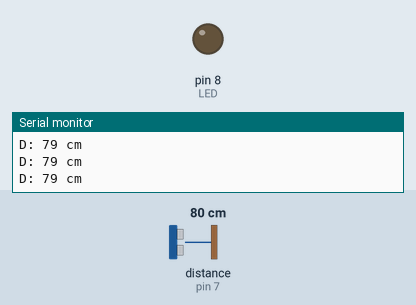
Bench run of a sketch on a simulated Arduino Uno, built with avr-gcc and run on an emulated ATmega328P. On the bench: output pins drawn as LEDs (lit = HIGH), the last lines printed to the serial monitor. Wiring (inferred from the names in the program): ultrasonic range finder: trigger pin 6; echo pin 7. Inputs (shaded band) come from the test bench; at power-on: distance to the obstacle (sensor on pin 7) 80 cm. The echo pulse lasts 58.3 µs per cm; pins used as bus, display or sensor lines are not drawn.

Above: at 1.2 s.
1.3 s: distance to the obstacle (sensor on pin 7) set to 17 cm
2.8 s: distance to the obstacle (sensor on pin 7) set to 13 cm
At 3.7 s:
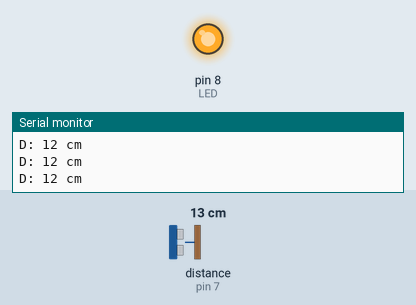
4.3 s: distance to the obstacle (sensor on pin 7) set to 18 cm
At 5.5 s:
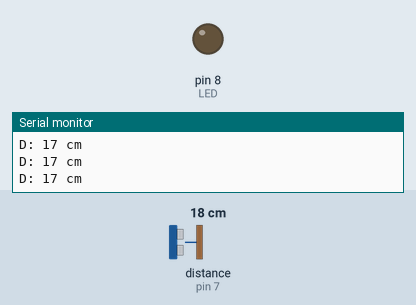
5.8 s: distance to the obstacle (sensor on pin 7) set to 2 cm
At 6.4 s:
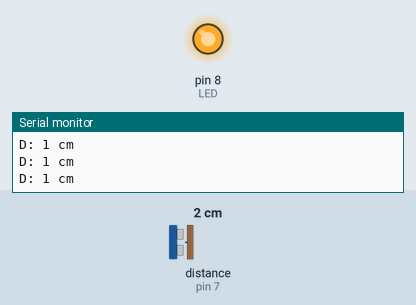
Timing chart, 0 to 8.3 s (numbered marks = the images above; inputs shaded):
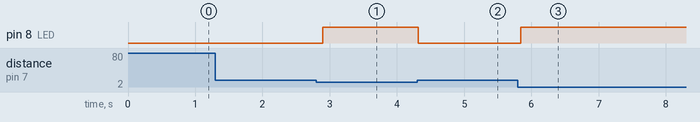

Measured:
- the behaviour switches between 16 and 15 cm on distance to the obstacle (sensor on pin 7) (found by bisection; images 0 and 1)
- after the input at 2.8 s, pin 8 (LED): LOW → HIGH after 0.10 s
- after the input at 4.3 s, pin 8 (LED): HIGH → LOW at once
- after the input at 5.8 s, pin 8 (LED): LOW → HIGH at once

The sketch:

P6A4.ino
```cpp
const int trigPin = 6;
const int echoPin = 7;
#define LED 8
long duracion;
int distancia;
void setup() {
  pinMode(trigPin, OUTPUT);
  pinMode(echoPin, INPUT);
  pinMode(LED, OUTPUT);
  Serial.begin(9600);
}
void loop() {
  digitalWrite(trigPin, LOW);
  delayMicroseconds(2);

  digitalWrite(trigPin, HIGH);
  delayMicroseconds(10);
  digitalWrite(trigPin, LOW);

  duracion = pulseIn(echoPin, HIGH);
  distancia = duracion * 0.0343 / 2;
  if(distancia<15) { //si la distancia es menor a quince se prende el led
    digitalWrite(LED, HIGH);
  } else {
    digitalWrite(LED, LOW); //si la distancia es mayor a quince se apaga el led
  }
  Serial.print("D: ");
  Serial.print(distancia);
  Serial.print(" cm");
  Serial.print("\n");
  delay(100);

}
```
